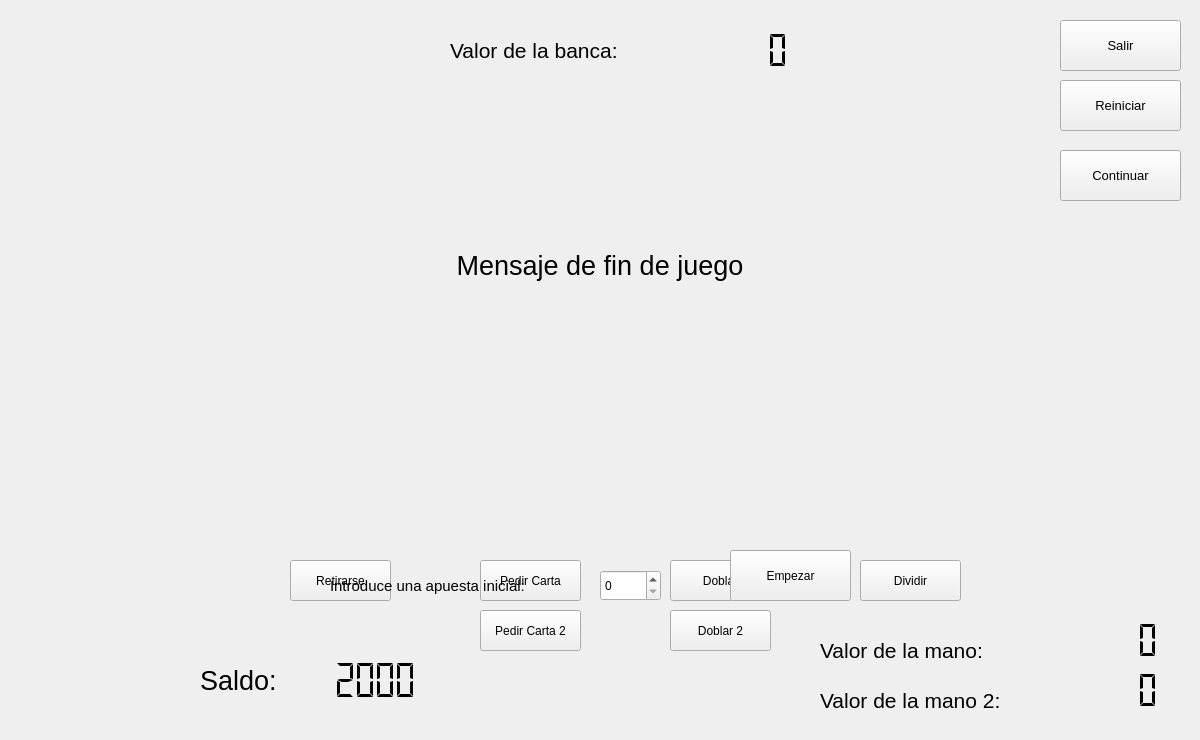
<?xml version="1.0" encoding="UTF-8"?>
<ui version="4.0">
 <class>UnJugador</class>
 <widget class="QWidget" name="UnJugador">
  <property name="geometry">
   <rect>
    <x>0</x>
    <y>0</y>
    <width>1200</width>
    <height>740</height>
   </rect>
  </property>
  <property name="windowTitle">
   <string>Form</string>
  </property>
  <widget class="QPushButton" name="boton_pedir_carta">
   <property name="geometry">
    <rect>
     <x>480</x>
     <y>560</y>
     <width>101</width>
     <height>41</height>
    </rect>
   </property>
   <property name="font">
    <font>
     <pointsize>9</pointsize>
    </font>
   </property>
   <property name="text">
    <string>Pedir Carta</string>
   </property>
  </widget>
  <widget class="QPushButton" name="boton_retirarse">
   <property name="geometry">
    <rect>
     <x>290</x>
     <y>560</y>
     <width>101</width>
     <height>41</height>
    </rect>
   </property>
   <property name="font">
    <font>
     <pointsize>9</pointsize>
    </font>
   </property>
   <property name="text">
    <string>Retirarse</string>
   </property>
  </widget>
  <widget class="QPushButton" name="boton_doblar">
   <property name="geometry">
    <rect>
     <x>670</x>
     <y>560</y>
     <width>101</width>
     <height>41</height>
    </rect>
   </property>
   <property name="font">
    <font>
     <pointsize>9</pointsize>
    </font>
   </property>
   <property name="text">
    <string>Doblar</string>
   </property>
  </widget>
  <widget class="QPushButton" name="boton_dividir">
   <property name="geometry">
    <rect>
     <x>860</x>
     <y>560</y>
     <width>101</width>
     <height>41</height>
    </rect>
   </property>
   <property name="font">
    <font>
     <pointsize>9</pointsize>
    </font>
   </property>
   <property name="text">
    <string>Dividir</string>
   </property>
  </widget>
  <widget class="QLabel" name="label">
   <property name="geometry">
    <rect>
     <x>200</x>
     <y>660</y>
     <width>91</width>
     <height>41</height>
    </rect>
   </property>
   <property name="font">
    <font>
     <pointsize>20</pointsize>
    </font>
   </property>
   <property name="text">
    <string>Saldo:</string>
   </property>
  </widget>
  <widget class="QLCDNumber" name="pantalla">
   <property name="geometry">
    <rect>
     <x>310</x>
     <y>660</y>
     <width>111</width>
     <height>41</height>
    </rect>
   </property>
   <property name="frameShape">
    <enum>QFrame::NoFrame</enum>
   </property>
   <property name="segmentStyle">
    <enum>QLCDNumber::Flat</enum>
   </property>
   <property name="intValue" stdset="0">
    <number>2000</number>
   </property>
  </widget>
  <widget class="QSpinBox" name="selector_apuesta">
   <property name="geometry">
    <rect>
     <x>600</x>
     <y>570</y>
     <width>61</width>
     <height>31</height>
    </rect>
   </property>
   <property name="maximum">
    <number>2000</number>
   </property>
  </widget>
  <widget class="QLabel" name="label_2">
   <property name="geometry">
    <rect>
     <x>330</x>
     <y>570</y>
     <width>251</width>
     <height>31</height>
    </rect>
   </property>
   <property name="font">
    <font>
     <pointsize>11</pointsize>
    </font>
   </property>
   <property name="text">
    <string>Introduce una apuesta inicial: </string>
   </property>
  </widget>
  <widget class="QPushButton" name="boton_empezar">
   <property name="geometry">
    <rect>
     <x>730</x>
     <y>550</y>
     <width>121</width>
     <height>51</height>
    </rect>
   </property>
   <property name="font">
    <font>
     <pointsize>9</pointsize>
    </font>
   </property>
   <property name="text">
    <string>Empezar</string>
   </property>
  </widget>
  <widget class="QLabel" name="label_retirada">
   <property name="geometry">
    <rect>
     <x>350</x>
     <y>245</y>
     <width>500</width>
     <height>41</height>
    </rect>
   </property>
   <property name="font">
    <font>
     <pointsize>20</pointsize>
    </font>
   </property>
   <property name="text">
    <string>Mensaje de fin de juego</string>
   </property>
   <property name="alignment">
    <set>Qt::AlignCenter</set>
   </property>
  </widget>
  <widget class="QLabel" name="label_3">
   <property name="geometry">
    <rect>
     <x>820</x>
     <y>620</y>
     <width>211</width>
     <height>61</height>
    </rect>
   </property>
   <property name="font">
    <font>
     <pointsize>16</pointsize>
    </font>
   </property>
   <property name="text">
    <string>Valor de la mano:</string>
   </property>
  </widget>
  <widget class="QLCDNumber" name="pantalla_2">
   <property name="geometry">
    <rect>
     <x>1060</x>
     <y>620</y>
     <width>101</width>
     <height>41</height>
    </rect>
   </property>
   <property name="frameShape">
    <enum>QFrame::NoFrame</enum>
   </property>
   <property name="segmentStyle">
    <enum>QLCDNumber::Flat</enum>
   </property>
   <property name="intValue" stdset="0">
    <number>0</number>
   </property>
  </widget>
  <widget class="QLCDNumber" name="pantalla_3">
   <property name="geometry">
    <rect>
     <x>690</x>
     <y>30</y>
     <width>101</width>
     <height>41</height>
    </rect>
   </property>
   <property name="frameShape">
    <enum>QFrame::NoFrame</enum>
   </property>
   <property name="segmentStyle">
    <enum>QLCDNumber::Flat</enum>
   </property>
   <property name="intValue" stdset="0">
    <number>0</number>
   </property>
  </widget>
  <widget class="QLabel" name="label_valor_banca">
   <property name="geometry">
    <rect>
     <x>450</x>
     <y>20</y>
     <width>211</width>
     <height>61</height>
    </rect>
   </property>
   <property name="font">
    <font>
     <pointsize>16</pointsize>
    </font>
   </property>
   <property name="text">
    <string>Valor de la banca:</string>
   </property>
  </widget>
  <widget class="QPushButton" name="boton_salir">
   <property name="geometry">
    <rect>
     <x>1060</x>
     <y>20</y>
     <width>121</width>
     <height>51</height>
    </rect>
   </property>
   <property name="font">
    <font>
     <pointsize>10</pointsize>
    </font>
   </property>
   <property name="text">
    <string>Salir</string>
   </property>
  </widget>
  <widget class="QPushButton" name="boton_reiniciar">
   <property name="geometry">
    <rect>
     <x>1060</x>
     <y>80</y>
     <width>121</width>
     <height>51</height>
    </rect>
   </property>
   <property name="font">
    <font>
     <pointsize>10</pointsize>
    </font>
   </property>
   <property name="text">
    <string>Reiniciar</string>
   </property>
  </widget>
  <widget class="QPushButton" name="boton_continuar">
   <property name="geometry">
    <rect>
     <x>1060</x>
     <y>150</y>
     <width>121</width>
     <height>51</height>
    </rect>
   </property>
   <property name="font">
    <font>
     <pointsize>10</pointsize>
    </font>
   </property>
   <property name="text">
    <string>Continuar</string>
   </property>
  </widget>
  <widget class="QLabel" name="Mesa1">
   <property name="geometry">
    <rect>
     <x>0</x>
     <y>0</y>
     <width>1200</width>
     <height>740</height>
    </rect>
   </property>
   <property name="text">
    <string/>
   </property>
  </widget>
  <widget class="QLabel" name="Carta1J">
   <property name="geometry">
    <rect>
     <x>550</x>
     <y>420</y>
     <width>71</width>
     <height>104</height>
    </rect>
   </property>
   <property name="text">
    <string/>
   </property>
  </widget>
  <widget class="QLabel" name="Carta2J">
   <property name="geometry">
    <rect>
     <x>570</x>
     <y>420</y>
     <width>71</width>
     <height>104</height>
    </rect>
   </property>
   <property name="text">
    <string/>
   </property>
  </widget>
  <widget class="QLabel" name="Carta3J">
   <property name="geometry">
    <rect>
     <x>590</x>
     <y>420</y>
     <width>71</width>
     <height>104</height>
    </rect>
   </property>
   <property name="text">
    <string/>
   </property>
  </widget>
  <widget class="QLabel" name="Carta4J">
   <property name="geometry">
    <rect>
     <x>610</x>
     <y>420</y>
     <width>71</width>
     <height>104</height>
    </rect>
   </property>
   <property name="text">
    <string/>
   </property>
  </widget>
  <widget class="QLabel" name="Carta5J">
   <property name="geometry">
    <rect>
     <x>630</x>
     <y>420</y>
     <width>71</width>
     <height>104</height>
    </rect>
   </property>
   <property name="text">
    <string/>
   </property>
  </widget>
  <widget class="QLabel" name="Carta1B">
   <property name="geometry">
    <rect>
     <x>500</x>
     <y>90</y>
     <width>71</width>
     <height>104</height>
    </rect>
   </property>
   <property name="text">
    <string/>
   </property>
  </widget>
  <widget class="QLabel" name="Carta2B">
   <property name="geometry">
    <rect>
     <x>520</x>
     <y>90</y>
     <width>71</width>
     <height>104</height>
    </rect>
   </property>
   <property name="text">
    <string/>
   </property>
  </widget>
  <widget class="QLabel" name="Carta3B">
   <property name="geometry">
    <rect>
     <x>540</x>
     <y>90</y>
     <width>71</width>
     <height>104</height>
    </rect>
   </property>
   <property name="text">
    <string/>
   </property>
  </widget>
  <widget class="QLabel" name="Carta4B">
   <property name="geometry">
    <rect>
     <x>560</x>
     <y>90</y>
     <width>71</width>
     <height>104</height>
    </rect>
   </property>
   <property name="text">
    <string/>
   </property>
  </widget>
  <widget class="QLabel" name="Carta5B">
   <property name="geometry">
    <rect>
     <x>580</x>
     <y>90</y>
     <width>71</width>
     <height>104</height>
    </rect>
   </property>
   <property name="text">
    <string/>
   </property>
  </widget>
  <widget class="QLabel" name="Carta1J2">
   <property name="geometry">
    <rect>
     <x>830</x>
     <y>380</y>
     <width>71</width>
     <height>104</height>
    </rect>
   </property>
   <property name="text">
    <string/>
   </property>
  </widget>
  <widget class="QLabel" name="Carta2J2">
   <property name="geometry">
    <rect>
     <x>850</x>
     <y>380</y>
     <width>71</width>
     <height>104</height>
    </rect>
   </property>
   <property name="text">
    <string/>
   </property>
  </widget>
  <widget class="QLabel" name="Carta3J2">
   <property name="geometry">
    <rect>
     <x>870</x>
     <y>380</y>
     <width>71</width>
     <height>104</height>
    </rect>
   </property>
   <property name="text">
    <string/>
   </property>
  </widget>
  <widget class="QLabel" name="Carta4J2">
   <property name="geometry">
    <rect>
     <x>890</x>
     <y>380</y>
     <width>71</width>
     <height>104</height>
    </rect>
   </property>
   <property name="text">
    <string/>
   </property>
  </widget>
  <widget class="QLabel" name="Carta5J2">
   <property name="geometry">
    <rect>
     <x>910</x>
     <y>380</y>
     <width>71</width>
     <height>104</height>
    </rect>
   </property>
   <property name="text">
    <string/>
   </property>
  </widget>
  <widget class="QPushButton" name="boton_pedir_carta2">
   <property name="geometry">
    <rect>
     <x>480</x>
     <y>610</y>
     <width>101</width>
     <height>41</height>
    </rect>
   </property>
   <property name="font">
    <font>
     <pointsize>9</pointsize>
    </font>
   </property>
   <property name="text">
    <string>Pedir Carta 2</string>
   </property>
  </widget>
  <widget class="QPushButton" name="boton_doblar2">
   <property name="geometry">
    <rect>
     <x>670</x>
     <y>610</y>
     <width>101</width>
     <height>41</height>
    </rect>
   </property>
   <property name="font">
    <font>
     <pointsize>9</pointsize>
    </font>
   </property>
   <property name="text">
    <string>Doblar 2</string>
   </property>
  </widget>
  <widget class="QLabel" name="label_4">
   <property name="geometry">
    <rect>
     <x>820</x>
     <y>670</y>
     <width>211</width>
     <height>61</height>
    </rect>
   </property>
   <property name="font">
    <font>
     <pointsize>16</pointsize>
    </font>
   </property>
   <property name="text">
    <string>Valor de la mano 2:</string>
   </property>
  </widget>
  <widget class="QLCDNumber" name="pantalla_4">
   <property name="geometry">
    <rect>
     <x>1060</x>
     <y>670</y>
     <width>101</width>
     <height>41</height>
    </rect>
   </property>
   <property name="frameShape">
    <enum>QFrame::NoFrame</enum>
   </property>
   <property name="segmentStyle">
    <enum>QLCDNumber::Flat</enum>
   </property>
  </widget>
  <zorder>Mesa1</zorder>
  <zorder>boton_pedir_carta</zorder>
  <zorder>boton_retirarse</zorder>
  <zorder>boton_doblar</zorder>
  <zorder>boton_dividir</zorder>
  <zorder>label</zorder>
  <zorder>pantalla</zorder>
  <zorder>selector_apuesta</zorder>
  <zorder>label_2</zorder>
  <zorder>boton_empezar</zorder>
  <zorder>label_retirada</zorder>
  <zorder>label_3</zorder>
  <zorder>pantalla_2</zorder>
  <zorder>pantalla_3</zorder>
  <zorder>label_valor_banca</zorder>
  <zorder>boton_salir</zorder>
  <zorder>boton_reiniciar</zorder>
  <zorder>boton_continuar</zorder>
  <zorder>Carta1J</zorder>
  <zorder>Carta2J</zorder>
  <zorder>Carta3J</zorder>
  <zorder>Carta4J</zorder>
  <zorder>Carta5J</zorder>
  <zorder>Carta1B</zorder>
  <zorder>Carta2B</zorder>
  <zorder>Carta3B</zorder>
  <zorder>Carta4B</zorder>
  <zorder>Carta5B</zorder>
  <zorder>Carta1J2</zorder>
  <zorder>Carta2J2</zorder>
  <zorder>Carta3J2</zorder>
  <zorder>Carta4J2</zorder>
  <zorder>Carta5J2</zorder>
  <zorder>boton_pedir_carta2</zorder>
  <zorder>boton_doblar2</zorder>
  <zorder>label_4</zorder>
  <zorder>pantalla_4</zorder>
 </widget>
 <resources/>
 <connections/>
</ui>
